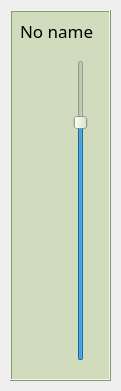
<?xml version="1.0" encoding="UTF-8"?>
<ui version="4.0">
 <class>AudioTrackWidget</class>
 <widget class="QWidget" name="AudioTrackWidget">
  <property name="geometry">
   <rect>
    <x>0</x>
    <y>0</y>
    <width>121</width>
    <height>391</height>
   </rect>
  </property>
  <property name="sizePolicy">
   <sizepolicy hsizetype="Minimum" vsizetype="Minimum">
    <horstretch>0</horstretch>
    <verstretch>0</verstretch>
   </sizepolicy>
  </property>
  <property name="minimumSize">
   <size>
    <width>120</width>
    <height>0</height>
   </size>
  </property>
  <property name="windowTitle">
   <string>Form</string>
  </property>
  <widget class="QFrame" name="frame">
   <property name="geometry">
    <rect>
     <x>10</x>
     <y>10</y>
     <width>101</width>
     <height>371</height>
    </rect>
   </property>
   <property name="minimumSize">
    <size>
     <width>0</width>
     <height>0</height>
    </size>
   </property>
   <property name="maximumSize">
    <size>
     <width>101</width>
     <height>16777215</height>
    </size>
   </property>
   <property name="styleSheet">
    <string notr="true">background-color: #D1DBBD</string>
   </property>
   <property name="frameShape">
    <enum>QFrame::Box</enum>
   </property>
   <property name="frameShadow">
    <enum>QFrame::Raised</enum>
   </property>
   <widget class="QLabel" name="trackNameLabel">
    <property name="geometry">
     <rect>
      <x>10</x>
      <y>10</y>
      <width>81</width>
      <height>21</height>
     </rect>
    </property>
    <property name="font">
     <font>
      <family>Microsoft JhengHei</family>
      <pointsize>13</pointsize>
     </font>
    </property>
    <property name="text">
     <string>No name</string>
    </property>
   </widget>
   <widget class="QSlider" name="volumeSlider">
    <property name="geometry">
     <rect>
      <x>50</x>
      <y>50</y>
      <width>41</width>
      <height>301</height>
     </rect>
    </property>
    <property name="value">
     <number>80</number>
    </property>
    <property name="orientation">
     <enum>Qt::Vertical</enum>
    </property>
   </widget>
  </widget>
 </widget>
 <resources/>
 <connections/>
</ui>
